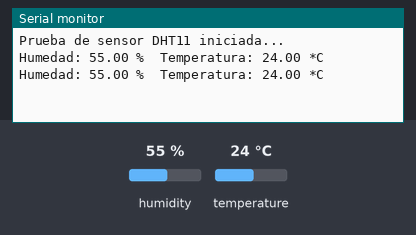
Bench run of a sketch on a simulated Arduino Uno, built with avr-gcc and run on an emulated ATmega328P. Parts: the last lines printed to the serial monitor. The inputs (shaded band) are chosen by the test bench; at power-on: humidity 55 %, temperature 24 °C.

Above: at 4.8 s.
4.9 s: humidity set to 22 %
At 7.5 s:
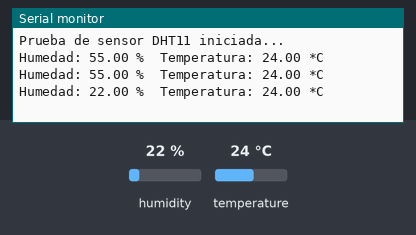
7.9 s: temperature set to 12 °C
At 8.8 s:
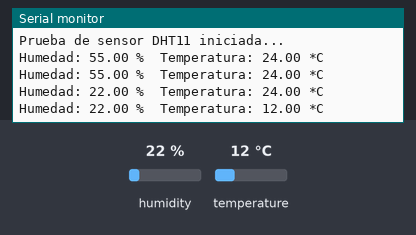
10.9 s: humidity set to 40 %
At 13.6 s:
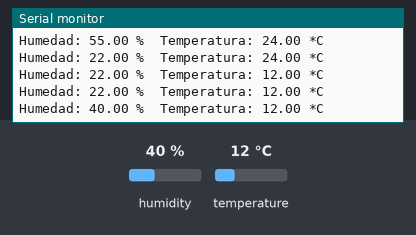
Timing chart, 0 to 15.1 s (numbered marks = the images above; inputs shaded):
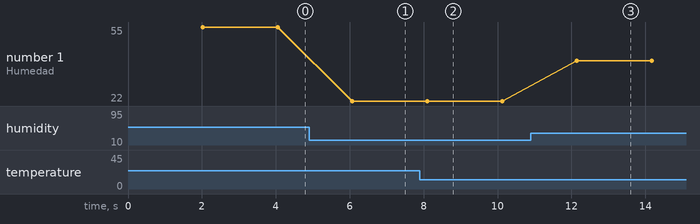

The sketch:

sensor_temperatura.ino
```cpp
#include <DHT.h>

#define DHTPIN 2
#define DHTTYPE DHT11

DHT dht(DHTPIN, DHTTYPE);

void setup() {
  Serial.begin(9600);
  dht.begin();
  Serial.println("Prueba de sensor DHT11 iniciada...");
}

void loop() {
  delay(2000);

  float h = dht.readHumidity();
  float t = dht.readTemperature();

  if (isnan(h) || isnan(t)) {
    Serial.println("Error al leer del sensor DHT");
    return;
  }

  Serial.print("Humedad: ");
  Serial.print(h);
  Serial.print(" %\t");
  Serial.print("Temperatura: ");
  Serial.print(t);
  Serial.println(" *C");
}
```

Measured:
- after the input at 4.9 s, the serial monitor: prints a new line after 1.2 s (image 1)
- after the input at 7.9 s, the serial monitor: prints a new line after 0.20 s (image 2)
- after the input at 10.9 s, the serial monitor: prints a new line after 1.2 s (image 3)
- plotted number 1: 55 → 22 after the input at 4.9 s, 22 → 40 after the input at 10.9 s
